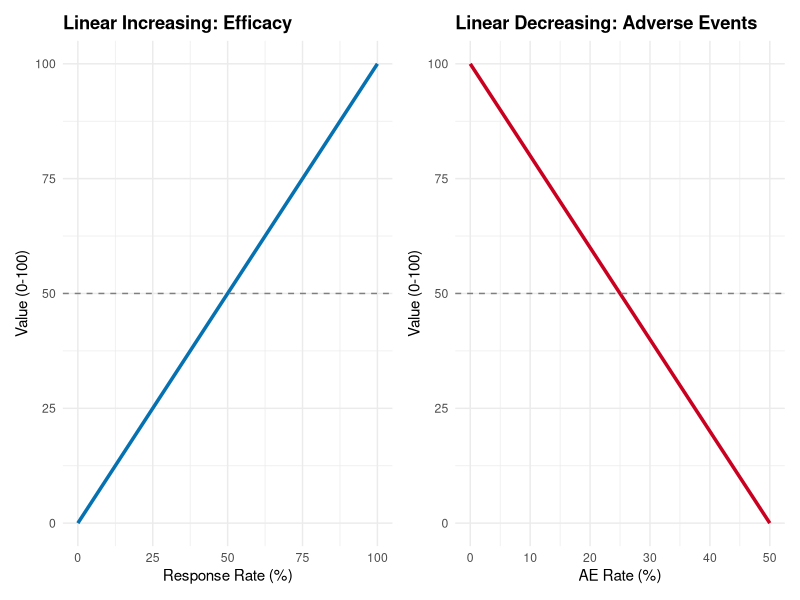
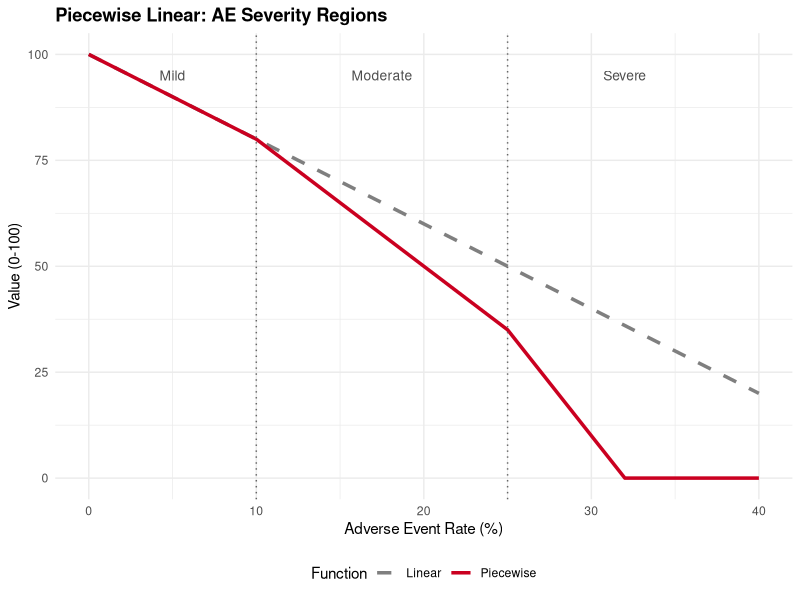
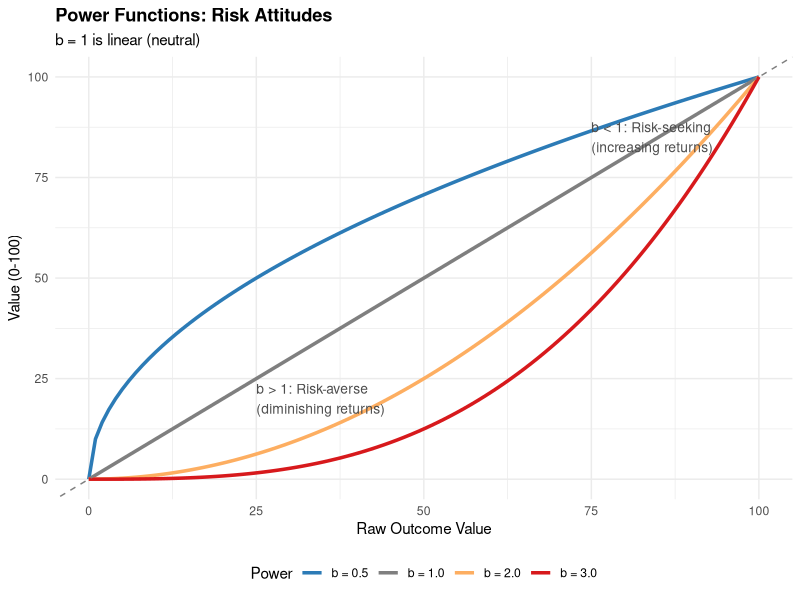
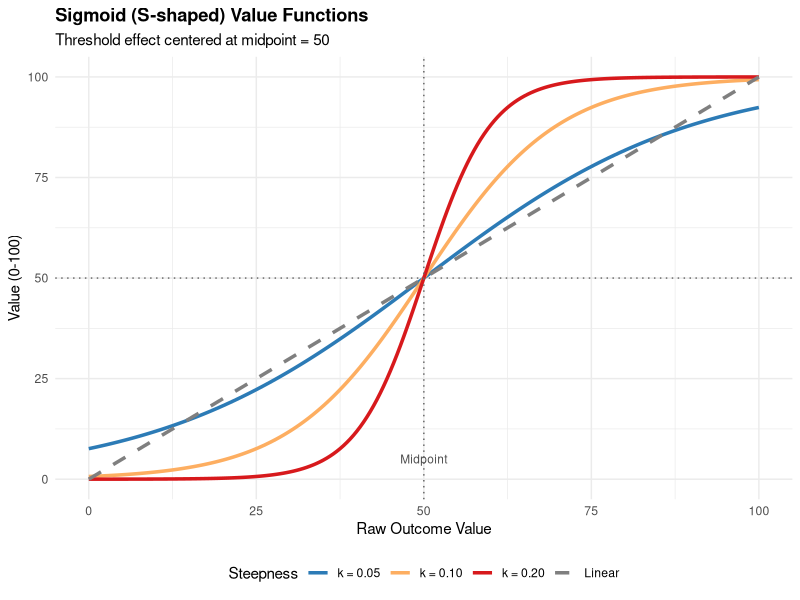
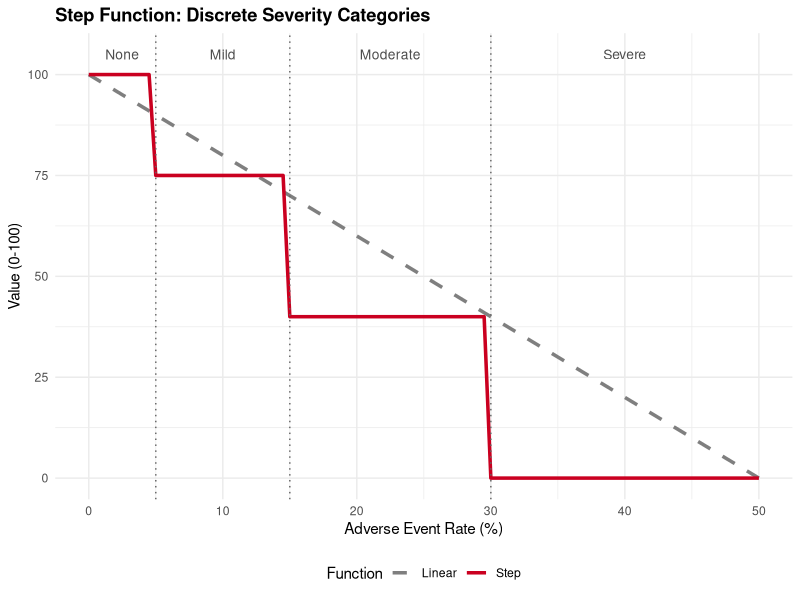
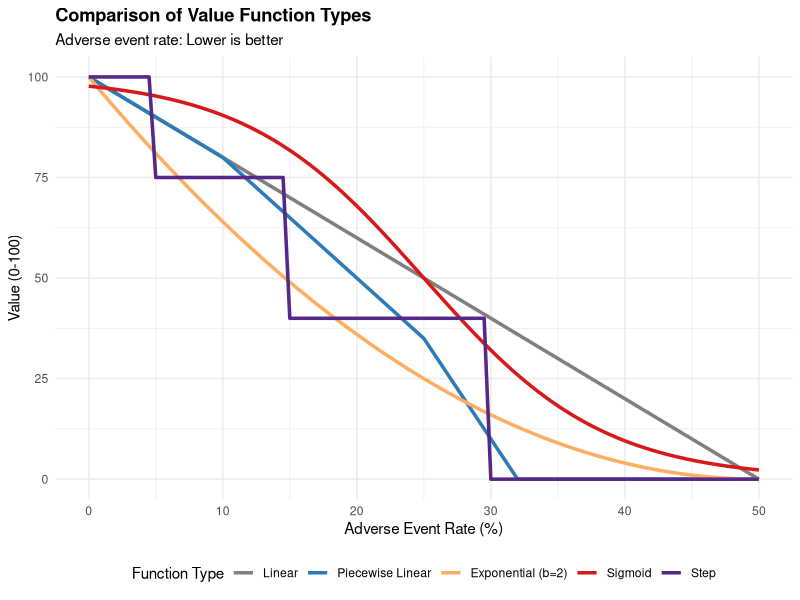
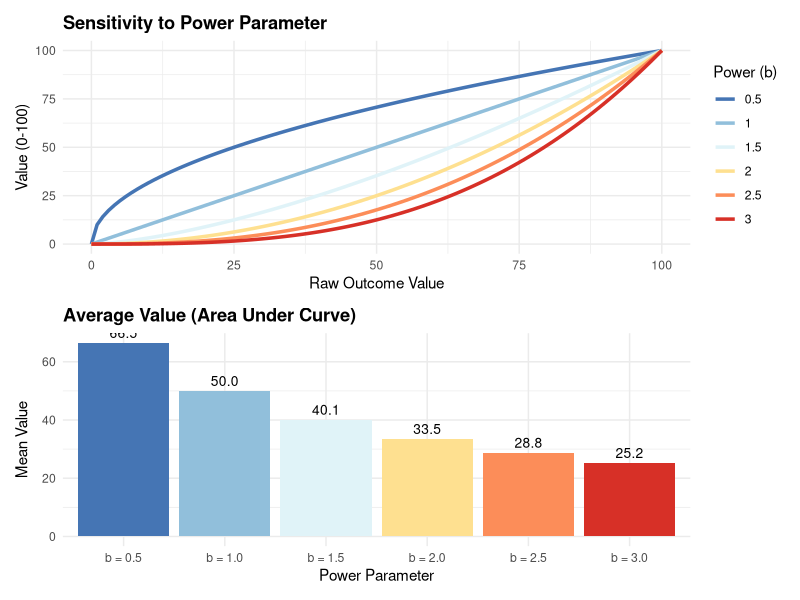

Source code (R) for these figures, in order:
## ---- chunk 1
knitr::opts_chunk$set(
  collapse = TRUE,
  comment = "#>",
  fig.width = 10,
  fig.height = 6,
  echo = FALSE,
  message = FALSE,
  warning = FALSE
)
## ---- chunk 2
library(ggplot2)
library(dplyr)
library(tidyr)
library(patchwork)
## ---- chunk 3
# Define linear value functions
linear_increasing <- function(x, min_val, max_val) {
  100 * (x - min_val) / (max_val - min_val)
}

linear_decreasing <- function(x, min_val, max_val) {
  100 * (max_val - x) / (max_val - min_val)
}

# Example: Efficacy (0-100% response rate)
x_efficacy <- seq(0, 100, by = 1)
value_efficacy <- linear_increasing(x_efficacy, min_val = 0, max_val = 100)

# Example: Adverse events (0-50% AE rate)
x_ae <- seq(0, 50, by = 0.5)
value_ae <- linear_decreasing(x_ae, min_val = 0, max_val = 50)

# Create plots
p_efficacy <- ggplot(data.frame(x = x_efficacy, value = value_efficacy),
                     aes(x = x, y = value)) +
  geom_line(color = "#0571b0", linewidth = 1.2) +
  geom_hline(yintercept = 50, linetype = "dashed", color = "gray50") +
  labs(
    title = "Linear Increasing: Efficacy",
    x = "Response Rate (%)",
    y = "Value (0-100)"
  ) +
  theme_minimal() +
  theme(plot.title = element_text(face = "bold"))

p_ae <- ggplot(data.frame(x = x_ae, value = value_ae),
               aes(x = x, y = value)) +
  geom_line(color = "#ca0020", linewidth = 1.2) +
  geom_hline(yintercept = 50, linetype = "dashed", color = "gray50") +
  labs(
    title = "Linear Decreasing: Adverse Events",
    x = "AE Rate (%)",
    y = "Value (0-100)"
  ) +
  theme_minimal() +
  theme(plot.title = element_text(face = "bold"))

p_efficacy + p_ae
## ---- chunk 4
# Piecewise linear function with 3 segments
piecewise_linear <- function(x, breakpoints, slopes, intercepts) {
  value <- numeric(length(x))
  for (i in seq_along(x)) {
    if (x[i] < breakpoints[1]) {
      value[i] <- slopes[1] * x[i] + intercepts[1]
    } else if (x[i] < breakpoints[2]) {
      value[i] <- slopes[2] * (x[i] - breakpoints[1]) + intercepts[2]
    } else {
      value[i] <- slopes[3] * (x[i] - breakpoints[2]) + intercepts[3]
    }
  }
  # Constrain to 0-100
  pmax(0, pmin(100, value))
}

# Example: AE severity with different concern levels
# Mild (0-10%): slope = -2
# Moderate (10-25%): slope = -3
# Severe (>25%): slope = -5

x_ae_pw <- seq(0, 40, by = 0.5)

# Calculate intercepts to ensure continuity
# At x=0: value=100
# At x=10: value=100-2*10=80
# At x=25: value=80-3*(25-10)=35

breakpoints <- c(10, 25)
slopes <- c(-2, -3, -5)
intercepts <- c(100, 80, 35)

value_ae_pw <- piecewise_linear(x_ae_pw, breakpoints, slopes, intercepts)

# Compare with linear
value_ae_linear <- linear_decreasing(x_ae_pw, min_val = 0, max_val = 50)

comparison_df <- data.frame(
  x = rep(x_ae_pw, 2),
  value = c(value_ae_pw, value_ae_linear),
  type = rep(c("Piecewise", "Linear"), each = length(x_ae_pw))
)

ggplot(comparison_df, aes(x = x, y = value, color = type, linetype = type)) +
  geom_line(linewidth = 1.2) +
  geom_vline(xintercept = breakpoints, linetype = "dotted", color = "gray40") +
  annotate("text", x = 5, y = 95, label = "Mild", size = 3.5, color = "gray30") +
  annotate("text", x = 17.5, y = 95, label = "Moderate", size = 3.5, color = "gray30") +
  annotate("text", x = 32, y = 95, label = "Severe", size = 3.5, color = "gray30") +
  scale_color_manual(values = c("Piecewise" = "#ca0020", "Linear" = "gray50")) +
  scale_linetype_manual(values = c("Piecewise" = "solid", "Linear" = "dashed")) +
  labs(
    title = "Piecewise Linear: AE Severity Regions",
    x = "Adverse Event Rate (%)",
    y = "Value (0-100)",
    color = "Function",
    linetype = "Function"
  ) +
  theme_minimal() +
  theme(
    plot.title = element_text(face = "bold"),
    legend.position = "bottom"
  )
## ---- chunk 5
# Power/exponential functions
power_function <- function(x, min_val, max_val, power) {
  normalized <- (x - min_val) / (max_val - min_val)
  100 * normalized^power
}

x_vals <- seq(0, 100, by = 1)

# Different power values
powers <- c(0.5, 1, 2, 3)
power_data <- data.frame()

for (p in powers) {
  values <- power_function(x_vals, min_val = 0, max_val = 100, power = p)
  power_data <- rbind(
    power_data,
    data.frame(
      x = x_vals,
      value = values,
      power = as.factor(sprintf("b = %.1f", p))
    )
  )
}

ggplot(power_data, aes(x = x, y = value, color = power)) +
  geom_line(linewidth = 1.2) +
  geom_abline(slope = 1, intercept = 0, linetype = "dashed", color = "gray50") +
  annotate("text", x = 75, y = 85, label = "b < 1: Risk-seeking\n(increasing returns)",
           size = 3.5, color = "gray30", hjust = 0) +
  annotate("text", x = 25, y = 20, label = "b > 1: Risk-averse\n(diminishing returns)",
           size = 3.5, color = "gray30", hjust = 0) +
  scale_color_manual(values = c(
    "b = 0.5" = "#2c7bb6",
    "b = 1.0" = "gray50",
    "b = 2.0" = "#fdae61",
    "b = 3.0" = "#d7191c"
  )) +
  labs(
    title = "Power Functions: Risk Attitudes",
    subtitle = "b = 1 is linear (neutral)",
    x = "Raw Outcome Value",
    y = "Value (0-100)",
    color = "Power"
  ) +
  theme_minimal() +
  theme(
    plot.title = element_text(face = "bold"),
    legend.position = "bottom"
  )
## ---- chunk 6
# Sigmoid/logistic function
sigmoid_function <- function(x, min_val, max_val, midpoint, steepness) {
  # Normalize x to midpoint
  x_centered <- x - midpoint
  # Apply logistic function
  100 / (1 + exp(-steepness * x_centered))
}

x_vals <- seq(0, 100, by = 0.5)

# Different steepness values (k parameter)
steepness_vals <- c(0.05, 0.1, 0.2)
sigmoid_data <- data.frame()

for (k in steepness_vals) {
  values <- sigmoid_function(x_vals, min_val = 0, max_val = 100,
                             midpoint = 50, steepness = k)
  sigmoid_data <- rbind(
    sigmoid_data,
    data.frame(
      x = x_vals,
      value = values,
      steepness = as.factor(sprintf("k = %.2f", k))
    )
  )
}

# Add linear for comparison
sigmoid_data <- rbind(
  sigmoid_data,
  data.frame(
    x = x_vals,
    value = linear_increasing(x_vals, 0, 100),
    steepness = "Linear"
  )
)

ggplot(sigmoid_data, aes(x = x, y = value, color = steepness, linetype = steepness)) +
  geom_line(linewidth = 1.2) +
  geom_vline(xintercept = 50, linetype = "dotted", color = "gray40") +
  geom_hline(yintercept = 50, linetype = "dotted", color = "gray40") +
  annotate("text", x = 50, y = 5, label = "Midpoint", size = 3, color = "gray30") +
  scale_color_manual(values = c(
    "k = 0.05" = "#2c7bb6",
    "k = 0.10" = "#fdae61",
    "k = 0.20" = "#d7191c",
    "Linear" = "gray50"
  )) +
  scale_linetype_manual(values = c(
    "k = 0.05" = "solid",
    "k = 0.10" = "solid",
    "k = 0.20" = "solid",
    "Linear" = "dashed"
  )) +
  labs(
    title = "Sigmoid (S-shaped) Value Functions",
    subtitle = "Threshold effect centered at midpoint = 50",
    x = "Raw Outcome Value",
    y = "Value (0-100)",
    color = "Steepness",
    linetype = "Steepness"
  ) +
  theme_minimal() +
  theme(
    plot.title = element_text(face = "bold"),
    legend.position = "bottom"
  )
## ---- chunk 7
# Step function for severity categories
step_function <- function(x, thresholds, values) {
  result <- numeric(length(x))
  for (i in seq_along(x)) {
    # Find which category x[i] falls into
    category <- sum(x[i] >= thresholds) + 1
    result[i] <- values[category]
  }
  result
}

x_vals <- seq(0, 50, by = 0.5)

# Example: AE severity categories
# None (0-5%): value=100
# Mild (5-15%): value=75
# Moderate (15-30%): value=40
# Severe (>30%): value=0

thresholds <- c(5, 15, 30)
values <- c(100, 75, 40, 0)

value_step <- step_function(x_vals, thresholds, values)
value_linear <- linear_decreasing(x_vals, 0, 50)

comparison_step <- data.frame(
  x = rep(x_vals, 2),
  value = c(value_step, value_linear),
  type = rep(c("Step", "Linear"), each = length(x_vals))
)

ggplot(comparison_step, aes(x = x, y = value, color = type, linetype = type)) +
  geom_line(linewidth = 1.2) +
  geom_vline(xintercept = thresholds, linetype = "dotted", color = "gray40") +
  annotate("text", x = 2.5, y = 105, label = "None", size = 3.5, color = "gray30") +
  annotate("text", x = 10, y = 105, label = "Mild", size = 3.5, color = "gray30") +
  annotate("text", x = 22.5, y = 105, label = "Moderate", size = 3.5, color = "gray30") +
  annotate("text", x = 40, y = 105, label = "Severe", size = 3.5, color = "gray30") +
  scale_color_manual(values = c("Step" = "#ca0020", "Linear" = "gray50")) +
  scale_linetype_manual(values = c("Step" = "solid", "Linear" = "dashed")) +
  labs(
    title = "Step Function: Discrete Severity Categories",
    x = "Adverse Event Rate (%)",
    y = "Value (0-100)",
    color = "Function",
    linetype = "Function"
  ) +
  theme_minimal() +
  theme(
    plot.title = element_text(face = "bold"),
    legend.position = "bottom"
  )
## ---- chunk 8
x_vals <- seq(0, 50, by = 0.5)

# Generate all function types
comparison_all <- data.frame(
  x = rep(x_vals, 5),
  value = c(
    linear_decreasing(x_vals, 0, 50),
    piecewise_linear(x_vals, c(10, 25), c(-2, -3, -5), c(100, 80, 35)),
    power_function(50 - x_vals, 0, 50, 2),  # Decreasing + risk-averse
    100 - sigmoid_function(x_vals, 0, 50, 25, 0.15),  # Inverted sigmoid
    step_function(x_vals, c(5, 15, 30), c(100, 75, 40, 0))
  ),
  type = rep(
    c("Linear", "Piecewise Linear", "Exponential (b=2)",
      "Sigmoid", "Step"),
    each = length(x_vals)
  )
)

comparison_all$type <- factor(
  comparison_all$type,
  levels = c("Linear", "Piecewise Linear", "Exponential (b=2)",
             "Sigmoid", "Step")
)

ggplot(comparison_all, aes(x = x, y = value, color = type)) +
  geom_line(linewidth = 1.2) +
  scale_color_manual(values = c(
    "Linear" = "gray50",
    "Piecewise Linear" = "#2c7bb6",
    "Exponential (b=2)" = "#fdae61",
    "Sigmoid" = "#d7191c",
    "Step" = "#542788"
  )) +
  labs(
    title = "Comparison of Value Function Types",
    subtitle = "Adverse event rate: Lower is better",
    x = "Adverse Event Rate (%)",
    y = "Value (0-100)",
    color = "Function Type"
  ) +
  theme_minimal() +
  theme(
    plot.title = element_text(face = "bold"),
    legend.position = "bottom"
  )
## ---- chunk 9
# Sensitivity to power parameter
x_vals <- seq(0, 100, by = 1)
powers <- c(0.5, 1, 1.5, 2, 2.5, 3)

sensitivity_data <- data.frame()
for (p in powers) {
  values <- power_function(x_vals, 0, 100, p)
  sensitivity_data <- rbind(
    sensitivity_data,
    data.frame(
      x = x_vals,
      value = values,
      power = p,
      power_label = sprintf("b = %.1f", p)
    )
  )
}

# Calculate area under curve as a sensitivity metric
auc_values <- sensitivity_data %>%
  group_by(power_label) %>%
  summarise(auc = sum(value) / n(), .groups = "drop")

p1 <- ggplot(sensitivity_data, aes(x = x, y = value, color = as.factor(power))) +
  geom_line(linewidth = 1.2) +
  scale_color_brewer(palette = "RdYlBu", direction = -1) +
  labs(
    title = "Sensitivity to Power Parameter",
    x = "Raw Outcome Value",
    y = "Value (0-100)",
    color = "Power (b)"
  ) +
  theme_minimal() +
  theme(plot.title = element_text(face = "bold"))

p2 <- ggplot(auc_values, aes(x = power_label, y = auc, fill = power_label)) +
  geom_col() +
  geom_text(aes(label = sprintf("%.1f", auc)), vjust = -0.5, size = 3.5) +
  scale_fill_brewer(palette = "RdYlBu", direction = -1) +
  labs(
    title = "Average Value (Area Under Curve)",
    x = "Power Parameter",
    y = "Mean Value"
  ) +
  theme_minimal() +
  theme(
    plot.title = element_text(face = "bold"),
    legend.position = "none"
  )

p1 / p2
